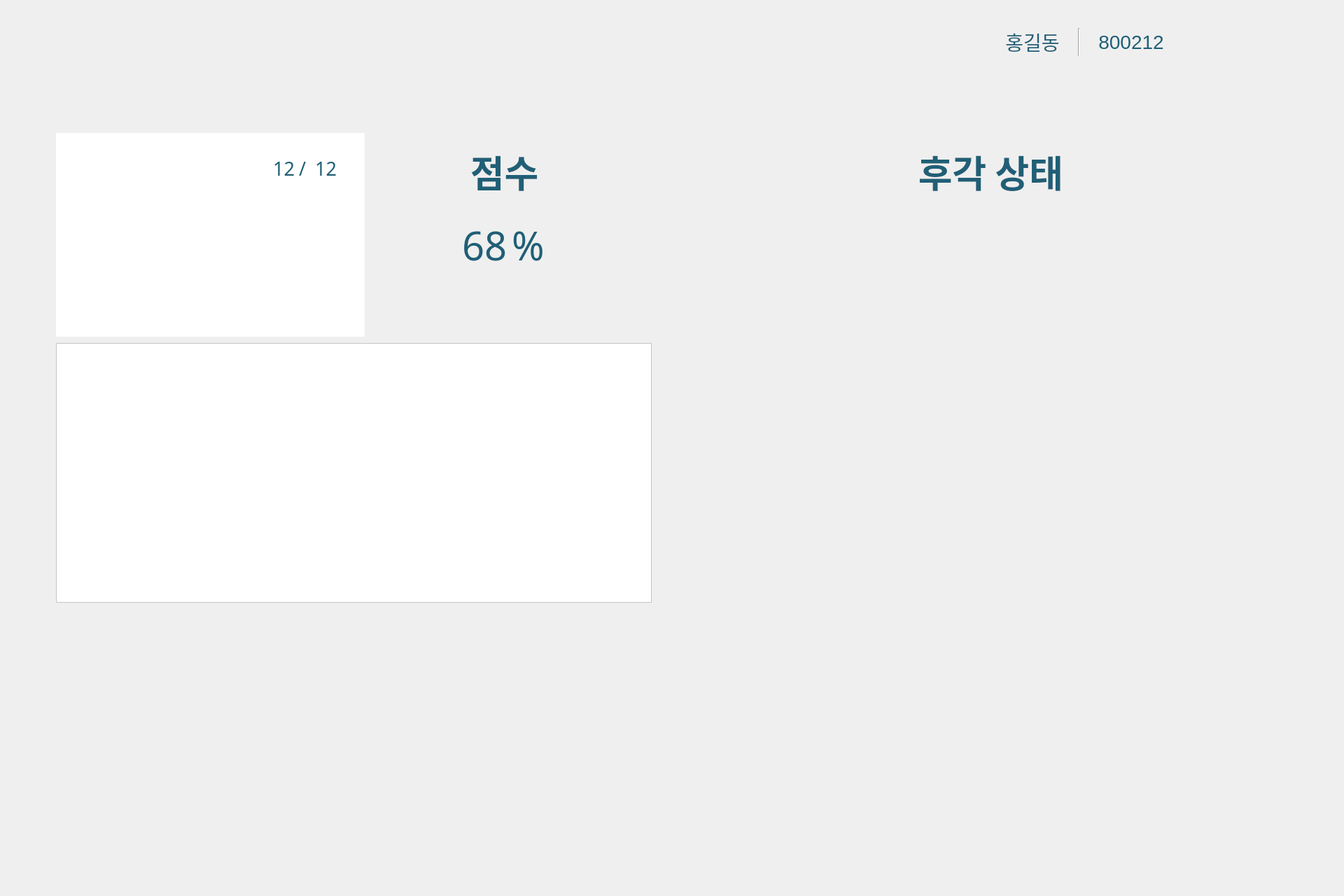
<?xml version="1.0" encoding="UTF-8"?>
<ui version="4.0">
 <class>MainWindow</class>
 <widget class="QMainWindow" name="MainWindow">
  <property name="geometry">
   <rect>
    <x>0</x>
    <y>0</y>
    <width>1920</width>
    <height>1280</height>
   </rect>
  </property>
  <property name="sizePolicy">
   <sizepolicy hsizetype="Maximum" vsizetype="Maximum">
    <horstretch>0</horstretch>
    <verstretch>0</verstretch>
   </sizepolicy>
  </property>
  <property name="maximumSize">
   <size>
    <width>1920</width>
    <height>1280</height>
   </size>
  </property>
  <property name="font">
   <font>
    <family>Malgun Gothic</family>
    <pointsize>16</pointsize>
   </font>
  </property>
  <property name="focusPolicy">
   <enum>Qt::FocusPolicy::NoFocus</enum>
  </property>
  <property name="windowTitle">
   <string>Digital Olfaction Solution</string>
  </property>
  <property name="styleSheet">
   <string notr="true"/>
  </property>
  <widget class="QWidget" name="centralwidget">
   <widget class="QPushButton" name="ui_menu_btn_quit">
    <property name="geometry">
     <rect>
      <x>1807</x>
      <y>13</y>
      <width>96</width>
      <height>96</height>
     </rect>
    </property>
    <property name="sizePolicy">
     <sizepolicy hsizetype="Preferred" vsizetype="Preferred">
      <horstretch>0</horstretch>
      <verstretch>0</verstretch>
     </sizepolicy>
    </property>
    <property name="minimumSize">
     <size>
      <width>40</width>
      <height>40</height>
     </size>
    </property>
    <property name="maximumSize">
     <size>
      <width>16777215</width>
      <height>16777215</height>
     </size>
    </property>
    <property name="font">
     <font>
      <family>Malgun Gothic</family>
      <pointsize>12</pointsize>
     </font>
    </property>
    <property name="styleSheet">
     <string notr="true">QPushButton{
                        background-image : url(./ui/images/common/btn_logout.png);
                        border : 0px;
                        }

                        QPushButton::hover{
                        background-image : url(./ui/images/common/btn_logout_over.png);
                        border : 0px;
                        }</string>
    </property>
    <property name="text">
     <string/>
    </property>
   </widget>
   <widget class="QLabel" name="label_background">
    <property name="geometry">
     <rect>
      <x>0</x>
      <y>0</y>
      <width>1920</width>
      <height>1280</height>
     </rect>
    </property>
    <property name="font">
     <font>
      <family>Malgun Gothic</family>
      <pointsize>16</pointsize>
      <bold>false</bold>
     </font>
    </property>
    <property name="styleSheet">
     <string notr="true">QLabel{
                        image : url(./ui/images/test/i/bg_result.png);
                        }&lt;?xml version=&quot;1.0&quot; encoding=&quot;UTF-8&quot;?&gt;
                        &lt;ui version=&quot;4.0&quot;&gt;
                        &lt;widget name=&quot;__qt_fake_top_level&quot;&gt;
                        &lt;widget class=&quot;QWidget&quot; name=&quot;widget&quot;
                        native=&quot;true&quot;&gt;
                        &lt;property name=&quot;geometry&quot;&gt;
                        &lt;rect&gt;
                        &lt;x&gt;580&lt;/x&gt;
                        &lt;y&gt;750&lt;/y&gt;
                        &lt;width&gt;320&lt;/width&gt;
                        &lt;height&gt;65&lt;/height&gt;
                        &lt;/rect&gt;
                        &lt;/property&gt;
                        &lt;layout class=&quot;QHBoxLayout&quot; name=&quot;horizontalLayout&quot;
                        stretch=&quot;1,2,3,2,2&quot;&gt;
                        &lt;item&gt;
                        &lt;widget class=&quot;QLabel&quot;
                        name=&quot;label_correctNumber_label1&quot;&gt;
                        &lt;property name=&quot;font&quot;&gt;
                        &lt;font&gt;
                        &lt;pointsize&gt;25&lt;/pointsize&gt;
                        &lt;weight&gt;50&lt;/weight&gt;
                        &lt;italic&gt;false&lt;/italic&gt;
                        &lt;bold&gt;false&lt;/bold&gt;
                        &lt;/font&gt;
                        &lt;/property&gt;
                        &lt;property name=&quot;styleSheet&quot;&gt;
                        &lt;string notr=&quot;true&quot;&gt;QLabel{
                        font : 25pt;
                        color : #205f76;
                        }&lt;/string&gt;
                        &lt;/property&gt;
                        &lt;property name=&quot;text&quot;&gt;
                        &lt;string&gt;총&lt;/string&gt;
                        &lt;/property&gt;
                        &lt;/widget&gt;
                        &lt;/item&gt;
                        &lt;item&gt;
                        &lt;widget class=&quot;QLabel&quot; name=&quot;label_totalNumber&quot;&gt;
                        &lt;property name=&quot;font&quot;&gt;
                        &lt;font&gt;
                        &lt;pointsize&gt;25&lt;/pointsize&gt;
                        &lt;weight&gt;50&lt;/weight&gt;
                        &lt;italic&gt;false&lt;/italic&gt;
                        &lt;bold&gt;false&lt;/bold&gt;
                        &lt;/font&gt;
                        &lt;/property&gt;
                        &lt;property name=&quot;styleSheet&quot;&gt;
                        &lt;string notr=&quot;true&quot;&gt;QLabel{
                        font : 25pt;
                        color : #205f76;
                        }&lt;/string&gt;
                        &lt;/property&gt;
                        &lt;property name=&quot;text&quot;&gt;
                        &lt;string&gt;16&lt;/string&gt;
                        &lt;/property&gt;
                        &lt;property name=&quot;alignment&quot;&gt;
                        &lt;set&gt;Qt::AlignRight|Qt::AlignTrailing|Qt::AlignVCenter&lt;/set&gt;
                        &lt;/property&gt;
                        &lt;/widget&gt;
                        &lt;/item&gt;
                        &lt;item&gt;
                        &lt;widget class=&quot;QLabel&quot;
                        name=&quot;label_correctNumber_label2&quot;&gt;
                        &lt;property name=&quot;font&quot;&gt;
                        &lt;font&gt;
                        &lt;pointsize&gt;25&lt;/pointsize&gt;
                        &lt;weight&gt;50&lt;/weight&gt;
                        &lt;italic&gt;false&lt;/italic&gt;
                        &lt;bold&gt;false&lt;/bold&gt;
                        &lt;/font&gt;
                        &lt;/property&gt;
                        &lt;property name=&quot;styleSheet&quot;&gt;
                        &lt;string notr=&quot;true&quot;&gt;QLabel{
                        font : 25pt;
                        color : #205f76;
                        }&lt;/string&gt;
                        &lt;/property&gt;
                        &lt;property name=&quot;text&quot;&gt;
                        &lt;string&gt;문항 중&lt;/string&gt;
                        &lt;/property&gt;
                        &lt;/widget&gt;
                        &lt;/item&gt;
                        &lt;item&gt;
                        &lt;widget class=&quot;QLabel&quot; name=&quot;label_correctNumber&quot;&gt;
                        &lt;property name=&quot;font&quot;&gt;
                        &lt;font&gt;
                        &lt;pointsize&gt;25&lt;/pointsize&gt;
                        &lt;weight&gt;50&lt;/weight&gt;
                        &lt;italic&gt;false&lt;/italic&gt;
                        &lt;bold&gt;false&lt;/bold&gt;
                        &lt;/font&gt;
                        &lt;/property&gt;
                        &lt;property name=&quot;styleSheet&quot;&gt;
                        &lt;string notr=&quot;true&quot;&gt;QLabel{
                        font : 25pt;
                        color : #205f76;
                        }&lt;/string&gt;
                        &lt;/property&gt;
                        &lt;property name=&quot;text&quot;&gt;
                        &lt;string&gt;11&lt;/string&gt;
                        &lt;/property&gt;
                        &lt;property name=&quot;alignment&quot;&gt;
                        &lt;set&gt;Qt::AlignRight|Qt::AlignTrailing|Qt::AlignVCenter&lt;/set&gt;
                        &lt;/property&gt;
                        &lt;/widget&gt;
                        &lt;/item&gt;
                        &lt;item&gt;
                        &lt;widget class=&quot;QLabel&quot;
                        name=&quot;label_correctNumber_label3&quot;&gt;
                        &lt;property name=&quot;font&quot;&gt;
                        &lt;font&gt;
                        &lt;pointsize&gt;25&lt;/pointsize&gt;
                        &lt;weight&gt;50&lt;/weight&gt;
                        &lt;italic&gt;false&lt;/italic&gt;
                        &lt;bold&gt;false&lt;/bold&gt;
                        &lt;/font&gt;
                        &lt;/property&gt;
                        &lt;property name=&quot;styleSheet&quot;&gt;
                        &lt;string notr=&quot;true&quot;&gt;QLabel{
                        font : 25pt;
                        color : #205f76;
                        }&lt;/string&gt;
                        &lt;/property&gt;
                        &lt;property name=&quot;text&quot;&gt;
                        &lt;string&gt;문항&lt;/string&gt;
                        &lt;/property&gt;
                        &lt;/widget&gt;
                        &lt;/item&gt;
                        &lt;/layout&gt;
                        &lt;/widget&gt;
                        &lt;widget class=&quot;QWidget&quot; name=&quot;widget&quot;
                        native=&quot;true&quot;&gt;
                        &lt;property name=&quot;geometry&quot;&gt;
                        &lt;rect&gt;
                        &lt;x&gt;350&lt;/x&gt;
                        &lt;y&gt;750&lt;/y&gt;
                        &lt;width&gt;190&lt;/width&gt;
                        &lt;height&gt;65&lt;/height&gt;
                        &lt;/rect&gt;
                        &lt;/property&gt;
                        &lt;layout class=&quot;QHBoxLayout&quot;
                        name=&quot;horizontalLayout_3&quot;&gt;
                        &lt;item&gt;
                        &lt;widget class=&quot;QLabel&quot; name=&quot;label_correctRate&quot;&gt;
                        &lt;property name=&quot;sizePolicy&quot;&gt;
                        &lt;sizepolicy hsizetype=&quot;Fixed&quot;
                        vsizetype=&quot;Preferred&quot;&gt;
                        &lt;horstretch&gt;0&lt;/horstretch&gt;
                        &lt;verstretch&gt;0&lt;/verstretch&gt;
                        &lt;/sizepolicy&gt;
                        &lt;/property&gt;
                        &lt;property name=&quot;font&quot;&gt;
                        &lt;font&gt;
                        &lt;pointsize&gt;36&lt;/pointsize&gt;
                        &lt;weight&gt;50&lt;/weight&gt;
                        &lt;italic&gt;false&lt;/italic&gt;
                        &lt;bold&gt;false&lt;/bold&gt;
                        &lt;/font&gt;
                        &lt;/property&gt;
                        &lt;property name=&quot;styleSheet&quot;&gt;
                        &lt;string notr=&quot;true&quot;&gt;QLabel{
                        font : 36pt;
                        color : #205f76;
                        }&lt;/string&gt;
                        &lt;/property&gt;
                        &lt;property name=&quot;text&quot;&gt;
                        &lt;string&gt;68.2&lt;/string&gt;
                        &lt;/property&gt;
                        &lt;/widget&gt;
                        &lt;/item&gt;
                        &lt;item&gt;
                        &lt;widget class=&quot;QLabel&quot; name=&quot;label_correctRate_2&quot;&gt;
                        &lt;property name=&quot;font&quot;&gt;
                        &lt;font&gt;
                        &lt;pointsize&gt;36&lt;/pointsize&gt;
                        &lt;weight&gt;50&lt;/weight&gt;
                        &lt;italic&gt;false&lt;/italic&gt;
                        &lt;bold&gt;false&lt;/bold&gt;
                        &lt;/font&gt;
                        &lt;/property&gt;
                        &lt;property name=&quot;styleSheet&quot;&gt;
                        &lt;string notr=&quot;true&quot;&gt;QLabel{
                        font : 36pt;
                        color : #205f76;
                        }&lt;/string&gt;
                        &lt;/property&gt;
                        &lt;property name=&quot;text&quot;&gt;
                        &lt;string&gt;%&lt;/string&gt;
                        &lt;/property&gt;
                        &lt;/widget&gt;
                        &lt;/item&gt;
                        &lt;/layout&gt;
                        &lt;/widget&gt;
                        &lt;widget class=&quot;QTableWidget&quot; name=&quot;resultTable&quot;&gt;
                        &lt;property name=&quot;geometry&quot;&gt;
                        &lt;rect&gt;
                        &lt;x&gt;974&lt;/x&gt;
                        &lt;y&gt;188&lt;/y&gt;
                        &lt;width&gt;877&lt;/width&gt;
                        &lt;height&gt;682&lt;/height&gt;
                        &lt;/rect&gt;
                        &lt;/property&gt;
                        &lt;property name=&quot;sizePolicy&quot;&gt;
                        &lt;sizepolicy hsizetype=&quot;Preferred&quot;
                        vsizetype=&quot;Preferred&quot;&gt;
                        &lt;horstretch&gt;0&lt;/horstretch&gt;
                        &lt;verstretch&gt;0&lt;/verstretch&gt;
                        &lt;/sizepolicy&gt;
                        &lt;/property&gt;
                        &lt;property name=&quot;font&quot;&gt;
                        &lt;font&gt;
                        &lt;pointsize&gt;20&lt;/pointsize&gt;
                        &lt;/font&gt;
                        &lt;/property&gt;
                        &lt;property name=&quot;layoutDirection&quot;&gt;
                        &lt;enum&gt;Qt::LeftToRight&lt;/enum&gt;
                        &lt;/property&gt;
                        &lt;property name=&quot;styleSheet&quot;&gt;
                        &lt;string notr=&quot;true&quot;&gt;QHeaderView::section:horizontal {
                        color : #205f76;
                        font : 10pt;
                        background-image : url(./ui/images/common/tb_header.png);
                        border : 0px;
                        border-right : 1px solid #8dbfc9;
                        }&lt;/string&gt;
                        &lt;/property&gt;
                        &lt;property name=&quot;gridStyle&quot;&gt;
                        &lt;enum&gt;Qt::SolidLine&lt;/enum&gt;
                        &lt;/property&gt;
                        &lt;property name=&quot;rowCount&quot;&gt;
                        &lt;number&gt;12&lt;/number&gt;
                        &lt;/property&gt;
                        &lt;property name=&quot;columnCount&quot;&gt;
                        &lt;number&gt;8&lt;/number&gt;
                        &lt;/property&gt;
                        &lt;attribute name=&quot;horizontalHeaderCascadingSectionResizes&quot;&gt;
                        &lt;bool&gt;false&lt;/bool&gt;
                        &lt;/attribute&gt;
                        &lt;attribute name=&quot;horizontalHeaderHighlightSections&quot;&gt;
                        &lt;bool&gt;true&lt;/bool&gt;
                        &lt;/attribute&gt;
                        &lt;attribute name=&quot;horizontalHeaderShowSortIndicator&quot;
                        stdset=&quot;0&quot;&gt;
                        &lt;bool&gt;false&lt;/bool&gt;
                        &lt;/attribute&gt;
                        &lt;attribute name=&quot;horizontalHeaderStretchLastSection&quot;&gt;
                        &lt;bool&gt;false&lt;/bool&gt;
                        &lt;/attribute&gt;
                        &lt;attribute name=&quot;verticalHeaderVisible&quot;&gt;
                        &lt;bool&gt;false&lt;/bool&gt;
                        &lt;/attribute&gt;
                        &lt;attribute name=&quot;verticalHeaderHighlightSections&quot;&gt;
                        &lt;bool&gt;true&lt;/bool&gt;
                        &lt;/attribute&gt;
                        &lt;attribute name=&quot;verticalHeaderMinimumSectionSize&quot;&gt;
                        &lt;number&gt;30&lt;/number&gt;
                        &lt;/attribute&gt;
                        &lt;attribute name=&quot;verticalHeaderShowSortIndicator&quot;
                        stdset=&quot;0&quot;&gt;
                        &lt;bool&gt;false&lt;/bool&gt;
                        &lt;/attribute&gt;
                        &lt;attribute name=&quot;verticalHeaderStretchLastSection&quot;&gt;
                        &lt;bool&gt;false&lt;/bool&gt;
                        &lt;/attribute&gt;
                        &lt;row/&gt;
                        &lt;row/&gt;
                        &lt;row/&gt;
                        &lt;row/&gt;
                        &lt;row/&gt;
                        &lt;row/&gt;
                        &lt;row/&gt;
                        &lt;row/&gt;
                        &lt;row/&gt;
                        &lt;row/&gt;
                        &lt;row/&gt;
                        &lt;row/&gt;
                        &lt;column/&gt;
                        &lt;column/&gt;
                        &lt;column/&gt;
                        &lt;column/&gt;
                        &lt;column/&gt;
                        &lt;column/&gt;
                        &lt;column/&gt;
                        &lt;column/&gt;
                        &lt;/widget&gt;
                        &lt;/widget&gt;
                        &lt;resources/&gt;
                        &lt;/ui&gt;
                    </string>
    </property>
    <property name="text">
     <string/>
    </property>
   </widget>
   <widget class="QWidget" name="widget_3" native="true">
    <property name="geometry">
     <rect>
      <x>660</x>
      <y>310</y>
      <width>201</width>
      <height>81</height>
     </rect>
    </property>
    <layout class="QHBoxLayout" name="horizontalLayout_3">
     <item>
      <widget class="QLabel" name="label_correctRate">
       <property name="sizePolicy">
        <sizepolicy hsizetype="Fixed" vsizetype="Preferred">
         <horstretch>0</horstretch>
         <verstretch>0</verstretch>
        </sizepolicy>
       </property>
       <property name="font">
        <font>
         <family>Malgun Gothic</family>
         <pointsize>42</pointsize>
         <italic>false</italic>
         <bold>false</bold>
        </font>
       </property>
       <property name="styleSheet">
        <string notr="true">QLabel{
                                    font : 42pt;
                                    color : #205f76;
                                    }</string>
       </property>
       <property name="text">
        <string>68</string>
       </property>
      </widget>
     </item>
     <item>
      <widget class="QLabel" name="label_correctRate_2">
       <property name="font">
        <font>
         <family>Malgun Gothic</family>
         <pointsize>42</pointsize>
         <italic>false</italic>
         <bold>false</bold>
        </font>
       </property>
       <property name="styleSheet">
        <string notr="true">QLabel{
                                    font : 42pt;
                                    color : #205f76;
                                    }</string>
       </property>
       <property name="text">
        <string>%</string>
       </property>
      </widget>
     </item>
    </layout>
   </widget>
   <widget class="QPushButton" name="pushButton_confirm">
    <property name="geometry">
     <rect>
      <x>800</x>
      <y>933</y>
      <width>320</width>
      <height>130</height>
     </rect>
    </property>
    <property name="font">
     <font>
      <family>Malgun Gothic</family>
      <pointsize>24</pointsize>
     </font>
    </property>
    <property name="styleSheet">
     <string notr="true">QPushButton{
                        background-image : url(./ui/images/common_locale/btn_close.png);
                        border : 0px;
                        }

                        QPushButton::hover{
                        background-image : url(./ui/images/common_locale/btn_close_over.png);
                        border : 0px;
                        }</string>
    </property>
    <property name="text">
     <string/>
    </property>
   </widget>
   <widget class="scentPieChartWidget" name="widgetChart" native="true">
    <property name="geometry">
     <rect>
      <x>80</x>
      <y>190</y>
      <width>441</width>
      <height>291</height>
     </rect>
    </property>
    <property name="styleSheet">
     <string notr="true">QWidget { background-color: white }</string>
    </property>
   </widget>
   <widget class="QWidget" name="widget" native="true">
    <property name="geometry">
     <rect>
      <x>390</x>
      <y>220</y>
      <width>91</width>
      <height>41</height>
     </rect>
    </property>
    <layout class="QHBoxLayout" name="horizontalLayout" stretch="0,3,0">
     <item>
      <widget class="QLabel" name="label_correctNumber">
       <property name="font">
        <font>
         <family>Malgun Gothic</family>
         <pointsize>20</pointsize>
         <italic>false</italic>
         <bold>false</bold>
        </font>
       </property>
       <property name="styleSheet">
        <string notr="true">QLabel{
                                    font : 20pt;
                                    color : #205f76;
                                    }</string>
       </property>
       <property name="text">
        <string>12</string>
       </property>
       <property name="alignment">
        <set>Qt::AlignmentFlag::AlignRight|Qt::AlignmentFlag::AlignTrailing|Qt::AlignmentFlag::AlignVCenter</set>
       </property>
      </widget>
     </item>
     <item>
      <widget class="QLabel" name="label_correctNumber_label2">
       <property name="enabled">
        <bool>false</bool>
       </property>
       <property name="font">
        <font>
         <family>Malgun Gothic</family>
         <pointsize>20</pointsize>
         <italic>false</italic>
         <bold>false</bold>
        </font>
       </property>
       <property name="styleSheet">
        <string notr="true">QLabel{
                                    font : 20pt;
                                    color : #205f76;
                                    }</string>
       </property>
       <property name="text">
        <string>/</string>
       </property>
      </widget>
     </item>
     <item>
      <widget class="QLabel" name="label_totalNumber">
       <property name="font">
        <font>
         <family>Malgun Gothic</family>
         <pointsize>20</pointsize>
         <italic>false</italic>
         <bold>false</bold>
        </font>
       </property>
       <property name="styleSheet">
        <string notr="true">QLabel{
                                    font : 20pt;
                                    color : #205f76;
                                    }</string>
       </property>
       <property name="text">
        <string>12</string>
       </property>
       <property name="alignment">
        <set>Qt::AlignmentFlag::AlignRight|Qt::AlignmentFlag::AlignTrailing|Qt::AlignmentFlag::AlignVCenter</set>
       </property>
      </widget>
     </item>
    </layout>
   </widget>
   <widget class="QTableWidget" name="resultTable">
    <property name="geometry">
     <rect>
      <x>80</x>
      <y>490</y>
      <width>851</width>
      <height>371</height>
     </rect>
    </property>
    <property name="sizePolicy">
     <sizepolicy hsizetype="Preferred" vsizetype="Preferred">
      <horstretch>0</horstretch>
      <verstretch>0</verstretch>
     </sizepolicy>
    </property>
    <property name="font">
     <font>
      <family>맑은 고딕</family>
      <pointsize>20</pointsize>
     </font>
    </property>
    <property name="layoutDirection">
     <enum>Qt::LayoutDirection::LeftToRight</enum>
    </property>
    <property name="styleSheet">
     <string notr="true">QTableWidget{
                        background-color: white;
                        }

                        QTableWidget::item:selected {
                        background-image: white;
                        }

                        QTableView::item{
                        background-color: white;
                        border : 0px;
                        border-bottom : 1px solid #8dbfc9;
                        color : #205f76;
                        font : 20pt;
                        }

                        QTableView QTableCornerButton::section {
                        background-color: white;
                        background-image : url(./ui/images/common/tb_header.png);
                        border : 0px;
                        border-left : 1px solid qlineargradient(x1: 0, y1: 0, x2: 0, y2: 1,stop: 0
                        lightgray, stop: 0.4 white,stop: 1 white);
                        border-right: 1px solid #8dbfc9;
                        }

                        QHeaderView::section {
                        background-color: white;
                        }

                        QHeaderView::section:horizontal {
                        background-color: white;
                        color : #205f76;
                        font : 20pt;
                        background-image : url(./ui/images/common/tb_header.png);
                        border : 0px;
                        border-left : 1px solid qlineargradient(x1: 0, y1: 0, x2: 0, y2: 1,stop: 0
                        lightgray, stop: 0.4 white,stop: 1 white);
                        border-right: 1px solid #8dbfc9;
                        }

                        QHeaderView::section:vertical {
                        background-color: white;
                        color : #205f76;
                        font : 20pt;
                        background-color : white;
                        border : 0px;
                        border-bottom : 1px solid #8dbfc9;
                        }

                        QHeaderView {
                        background-color: white;
                        qproperty-defaultAlignment: AlignCenter;
                        }

                        QTableView QTable{
                        background-color: white;
                        border-right : 1px solid #8dbfc9;
                        }</string>
    </property>
    <property name="showGrid">
     <bool>false</bool>
    </property>
    <property name="gridStyle">
     <enum>Qt::PenStyle::SolidLine</enum>
    </property>
    <property name="sortingEnabled">
     <bool>false</bool>
    </property>
    <property name="cornerButtonEnabled">
     <bool>true</bool>
    </property>
    <property name="rowCount">
     <number>0</number>
    </property>
    <property name="columnCount">
     <number>0</number>
    </property>
    <attribute name="horizontalHeaderCascadingSectionResizes">
     <bool>false</bool>
    </attribute>
    <attribute name="horizontalHeaderHighlightSections">
     <bool>true</bool>
    </attribute>
    <attribute name="horizontalHeaderShowSortIndicator" stdset="0">
     <bool>false</bool>
    </attribute>
    <attribute name="horizontalHeaderStretchLastSection">
     <bool>false</bool>
    </attribute>
    <attribute name="verticalHeaderVisible">
     <bool>true</bool>
    </attribute>
    <attribute name="verticalHeaderCascadingSectionResizes">
     <bool>false</bool>
    </attribute>
    <attribute name="verticalHeaderMinimumSectionSize">
     <number>50</number>
    </attribute>
    <attribute name="verticalHeaderDefaultSectionSize">
     <number>50</number>
    </attribute>
    <attribute name="verticalHeaderHighlightSections">
     <bool>false</bool>
    </attribute>
    <attribute name="verticalHeaderShowSortIndicator" stdset="0">
     <bool>false</bool>
    </attribute>
    <attribute name="verticalHeaderStretchLastSection">
     <bool>false</bool>
    </attribute>
   </widget>
   <widget class="QPushButton" name="pb_id_grade_4">
    <property name="geometry">
     <rect>
      <x>1010</x>
      <y>310</y>
      <width>807</width>
      <height>136</height>
     </rect>
    </property>
    <property name="styleSheet">
     <string notr="true">QPushButton{
                        background-image : url(./ui/images/test/i/pb_id_grade_4.png);
                        border : 0px;
                        }</string>
    </property>
    <property name="text">
     <string/>
    </property>
   </widget>
   <widget class="QPushButton" name="pb_id_grade_3">
    <property name="geometry">
     <rect>
      <x>1010</x>
      <y>446</y>
      <width>807</width>
      <height>136</height>
     </rect>
    </property>
    <property name="styleSheet">
     <string notr="true">QPushButton{
                        background-image : url(./ui/images/test/i/pb_id_grade_3.png);
                        border : 0px;
                        }</string>
    </property>
    <property name="text">
     <string/>
    </property>
   </widget>
   <widget class="QPushButton" name="pb_id_grade_2">
    <property name="geometry">
     <rect>
      <x>1010</x>
      <y>582</y>
      <width>807</width>
      <height>136</height>
     </rect>
    </property>
    <property name="styleSheet">
     <string notr="true">QPushButton{
                        background-image : url(./ui/images/test/i/pb_id_grade_2.png);
                        border : 0px;
                        }</string>
    </property>
    <property name="text">
     <string/>
    </property>
   </widget>
   <widget class="QPushButton" name="pb_id_grade_1">
    <property name="geometry">
     <rect>
      <x>1010</x>
      <y>718</y>
      <width>807</width>
      <height>134</height>
     </rect>
    </property>
    <property name="styleSheet">
     <string notr="true">QPushButton{
                        background-image : url(./ui/images/test/i/pb_id_grade_1.png);
                        border : 0px;
                        }</string>
    </property>
    <property name="text">
     <string/>
    </property>
   </widget>
   <widget class="QLabel" name="label_guide">
    <property name="geometry">
     <rect>
      <x>1010</x>
      <y>190</y>
      <width>811</width>
      <height>111</height>
     </rect>
    </property>
    <property name="font">
     <font>
      <family>Malgun Gothic</family>
      <pointsize>40</pointsize>
      <italic>false</italic>
      <bold>true</bold>
     </font>
    </property>
    <property name="styleSheet">
     <string notr="true">QLabel{
                        color : #205f76;
                        font : 40pt;
                        font-weight: bold;
                        }</string>
    </property>
    <property name="text">
     <string>&lt;html&gt;&lt;head/&gt;&lt;body&gt;&lt;p
                        align=&quot;center&quot;&gt;후각 상태&lt;/p&gt;&lt;/body&gt;&lt;/html&gt;</string>
    </property>
    <property name="alignment">
     <set>Qt::AlignmentFlag::AlignLeading|Qt::AlignmentFlag::AlignLeft|Qt::AlignmentFlag::AlignVCenter</set>
    </property>
    <property name="margin">
     <number>0</number>
    </property>
    <property name="indent">
     <number>0</number>
    </property>
   </widget>
   <widget class="QPushButton" name="pb_id_grade_cur_4">
    <property name="geometry">
     <rect>
      <x>1000</x>
      <y>300</y>
      <width>827</width>
      <height>140</height>
     </rect>
    </property>
    <property name="styleSheet">
     <string notr="true">QPushButton{
                        background-image : url(./ui/images/test/i/pb_id_grade_current.png);
                        border : 0px;
                        }</string>
    </property>
    <property name="text">
     <string/>
    </property>
   </widget>
   <widget class="QPushButton" name="pb_id_grade_cur_3">
    <property name="geometry">
     <rect>
      <x>1000</x>
      <y>440</y>
      <width>827</width>
      <height>140</height>
     </rect>
    </property>
    <property name="styleSheet">
     <string notr="true">QPushButton{
                        background-image : url(./ui/images/test/i/pb_id_grade_current.png);
                        border : 0px;
                        }</string>
    </property>
    <property name="text">
     <string/>
    </property>
   </widget>
   <widget class="QPushButton" name="pb_id_grade_cur_2">
    <property name="geometry">
     <rect>
      <x>1000</x>
      <y>580</y>
      <width>827</width>
      <height>140</height>
     </rect>
    </property>
    <property name="styleSheet">
     <string notr="true">QPushButton{
                        background-image : url(./ui/images/test/i/pb_id_grade_current.png);
                        border : 0px;
                        }</string>
    </property>
    <property name="text">
     <string/>
    </property>
   </widget>
   <widget class="QPushButton" name="pb_id_grade_cur_1">
    <property name="geometry">
     <rect>
      <x>1000</x>
      <y>720</y>
      <width>827</width>
      <height>140</height>
     </rect>
    </property>
    <property name="styleSheet">
     <string notr="true">QPushButton{
                        background-image : url(./ui/images/test/i/pb_id_grade_current.png);
                        border : 0px;
                        }</string>
    </property>
    <property name="text">
     <string/>
    </property>
   </widget>
   <widget class="QLabel" name="label_guide_2">
    <property name="geometry">
     <rect>
      <x>520</x>
      <y>190</y>
      <width>401</width>
      <height>111</height>
     </rect>
    </property>
    <property name="font">
     <font>
      <family>Malgun Gothic</family>
      <pointsize>40</pointsize>
      <italic>false</italic>
      <bold>true</bold>
     </font>
    </property>
    <property name="styleSheet">
     <string notr="true">QLabel{
                        color : #205f76;
                        font : 40pt;
                        font-weight: bold;
                        }</string>
    </property>
    <property name="text">
     <string>&lt;html&gt;&lt;head/&gt;&lt;body&gt;&lt;p
                        align=&quot;center&quot;&gt;점수&lt;/p&gt;&lt;/body&gt;&lt;/html&gt;</string>
    </property>
    <property name="alignment">
     <set>Qt::AlignmentFlag::AlignLeading|Qt::AlignmentFlag::AlignLeft|Qt::AlignmentFlag::AlignVCenter</set>
    </property>
    <property name="margin">
     <number>0</number>
    </property>
    <property name="indent">
     <number>0</number>
    </property>
   </widget>
   <widget class="QWidget" name="widget_2" native="true">
    <property name="geometry">
     <rect>
      <x>1410</x>
      <y>35</y>
      <width>280</width>
      <height>50</height>
     </rect>
    </property>
    <property name="sizePolicy">
     <sizepolicy hsizetype="Fixed" vsizetype="Fixed">
      <horstretch>0</horstretch>
      <verstretch>0</verstretch>
     </sizepolicy>
    </property>
    <property name="font">
     <font>
      <family>Malgun Gothic</family>
      <pointsize>16</pointsize>
     </font>
    </property>
    <property name="styleSheet">
     <string notr="true">QLabel{
                        color : #205f76;
                        font : 21pt;
                        }

                        Line{
                        border : 0px;
                        background-color : #205f76;
                        margin : 8px 0px;
                        }</string>
    </property>
    <layout class="QHBoxLayout" name="horizontalLayout_4" stretch="2,1,1">
     <property name="spacing">
      <number>0</number>
     </property>
     <property name="leftMargin">
      <number>0</number>
     </property>
     <property name="topMargin">
      <number>5</number>
     </property>
     <property name="rightMargin">
      <number>0</number>
     </property>
     <property name="bottomMargin">
      <number>5</number>
     </property>
     <item>
      <widget class="QLabel" name="label_name">
       <property name="sizePolicy">
        <sizepolicy hsizetype="Fixed" vsizetype="Preferred">
         <horstretch>0</horstretch>
         <verstretch>0</verstretch>
        </sizepolicy>
       </property>
       <property name="minimumSize">
        <size>
         <width>0</width>
         <height>0</height>
        </size>
       </property>
       <property name="maximumSize">
        <size>
         <width>16777215</width>
         <height>16777215</height>
        </size>
       </property>
       <property name="font">
        <font>
         <pointsize>21</pointsize>
         <italic>false</italic>
         <bold>false</bold>
        </font>
       </property>
       <property name="text">
        <string>홍길동</string>
       </property>
       <property name="alignment">
        <set>Qt::AlignmentFlag::AlignCenter</set>
       </property>
       <property name="indent">
        <number>0</number>
       </property>
      </widget>
     </item>
     <item>
      <widget class="Line" name="line_1">
       <property name="sizePolicy">
        <sizepolicy hsizetype="Fixed" vsizetype="Expanding">
         <horstretch>0</horstretch>
         <verstretch>0</verstretch>
        </sizepolicy>
       </property>
       <property name="orientation">
        <enum>Qt::Orientation::Vertical</enum>
       </property>
      </widget>
     </item>
     <item>
      <widget class="QLabel" name="label_birth_date">
       <property name="sizePolicy">
        <sizepolicy hsizetype="Fixed" vsizetype="Preferred">
         <horstretch>0</horstretch>
         <verstretch>0</verstretch>
        </sizepolicy>
       </property>
       <property name="minimumSize">
        <size>
         <width>0</width>
         <height>0</height>
        </size>
       </property>
       <property name="maximumSize">
        <size>
         <width>16777215</width>
         <height>16777215</height>
        </size>
       </property>
       <property name="font">
        <font>
         <pointsize>21</pointsize>
         <italic>false</italic>
         <bold>false</bold>
        </font>
       </property>
       <property name="text">
        <string>800212</string>
       </property>
       <property name="alignment">
        <set>Qt::AlignmentFlag::AlignCenter</set>
       </property>
       <property name="margin">
        <number>0</number>
       </property>
       <property name="indent">
        <number>-1</number>
       </property>
      </widget>
     </item>
    </layout>
   </widget>
   <widget class="QPushButton" name="pushButton_save">
    <property name="geometry">
     <rect>
      <x>25</x>
      <y>933</y>
      <width>320</width>
      <height>130</height>
     </rect>
    </property>
    <property name="font">
     <font>
      <family>Malgun Gothic</family>
      <pointsize>24</pointsize>
     </font>
    </property>
    <property name="styleSheet">
     <string notr="true">QPushButton{
                        background-image : url(./ui/images/common_locale/btn_save_file.png);
                        border : 0px;
                        }

                        QPushButton::hover{
                        background-image : url(./ui/images/common_locale/btn_save_file_over.png);
                        border : 0px;
                        }</string>
    </property>
    <property name="text">
     <string/>
    </property>
   </widget>
   <widget class="QPushButton" name="pushButton_print">
    <property name="geometry">
     <rect>
      <x>360</x>
      <y>930</y>
      <width>320</width>
      <height>130</height>
     </rect>
    </property>
    <property name="font">
     <font>
      <family>Malgun Gothic</family>
      <pointsize>24</pointsize>
     </font>
    </property>
    <property name="styleSheet">
     <string notr="true">QPushButton{
                        background-image : url(./ui/images/common_locale/btn_save_file.png);
                        border : 0px;
                        }

                        QPushButton::hover{
                        background-image : url(./ui/images/common_locale/btn_save_file_over.png);
                        border : 0px;
                        }</string>
    </property>
    <property name="text">
     <string/>
    </property>
   </widget>
   <zorder>label_background</zorder>
   <zorder>ui_menu_btn_quit</zorder>
   <zorder>widget_3</zorder>
   <zorder>pushButton_confirm</zorder>
   <zorder>widgetChart</zorder>
   <zorder>resultTable</zorder>
   <zorder>pb_id_grade_4</zorder>
   <zorder>pb_id_grade_3</zorder>
   <zorder>pb_id_grade_2</zorder>
   <zorder>pb_id_grade_1</zorder>
   <zorder>label_guide</zorder>
   <zorder>pb_id_grade_cur_4</zorder>
   <zorder>pb_id_grade_cur_3</zorder>
   <zorder>pb_id_grade_cur_2</zorder>
   <zorder>pb_id_grade_cur_1</zorder>
   <zorder>label_guide_2</zorder>
   <zorder>widget</zorder>
   <zorder>widget_2</zorder>
   <zorder>pushButton_save</zorder>
   <zorder>pushButton_print</zorder>
  </widget>
 </widget>
 <customwidgets>
  <customwidget>
   <class>scentPieChartWidget</class>
   <extends>QWidget</extends>
   <header>scentChartWidgetFile</header>
   <container>1</container>
  </customwidget>
 </customwidgets>
 <resources/>
 <connections/>
</ui>
